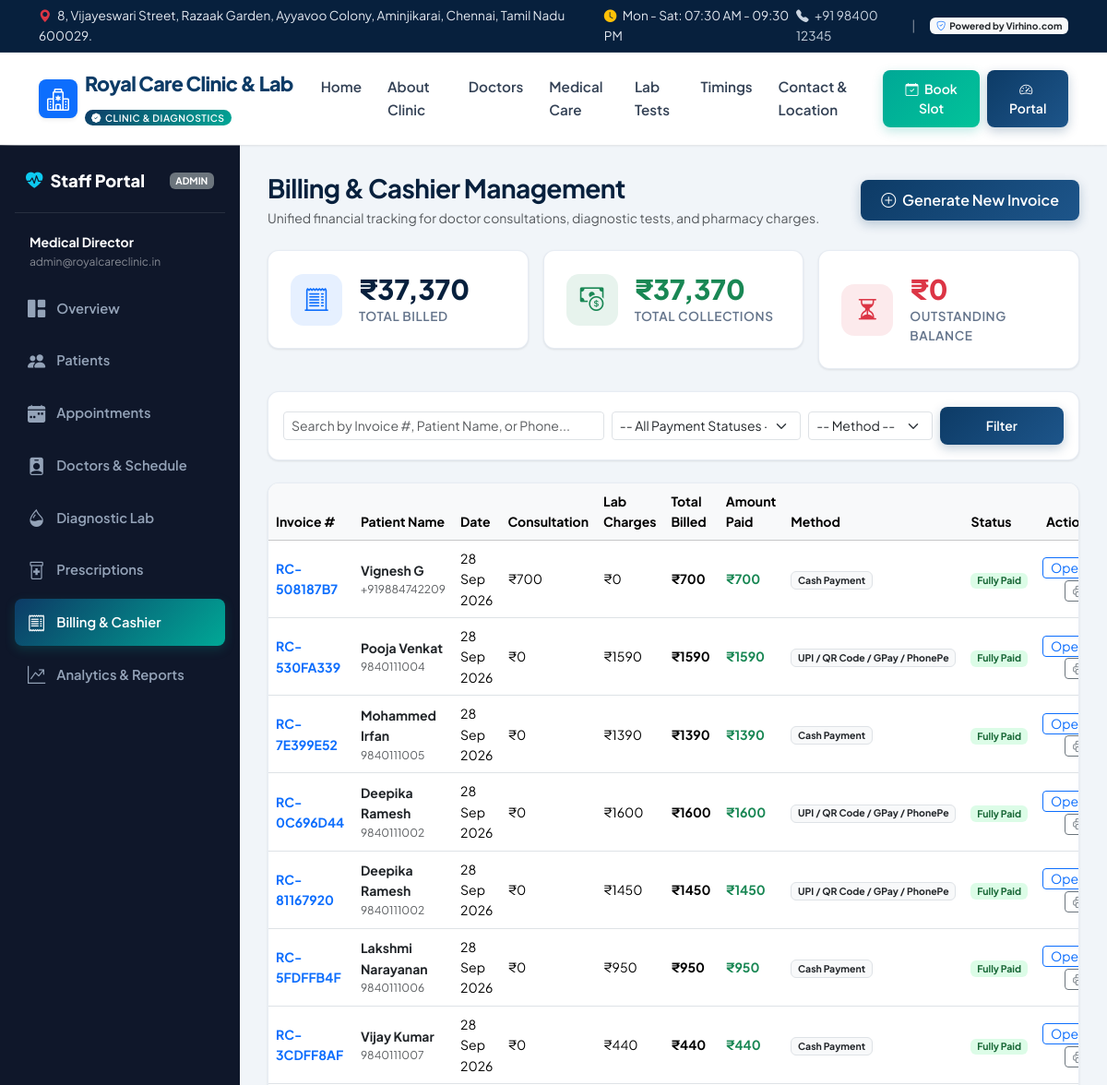
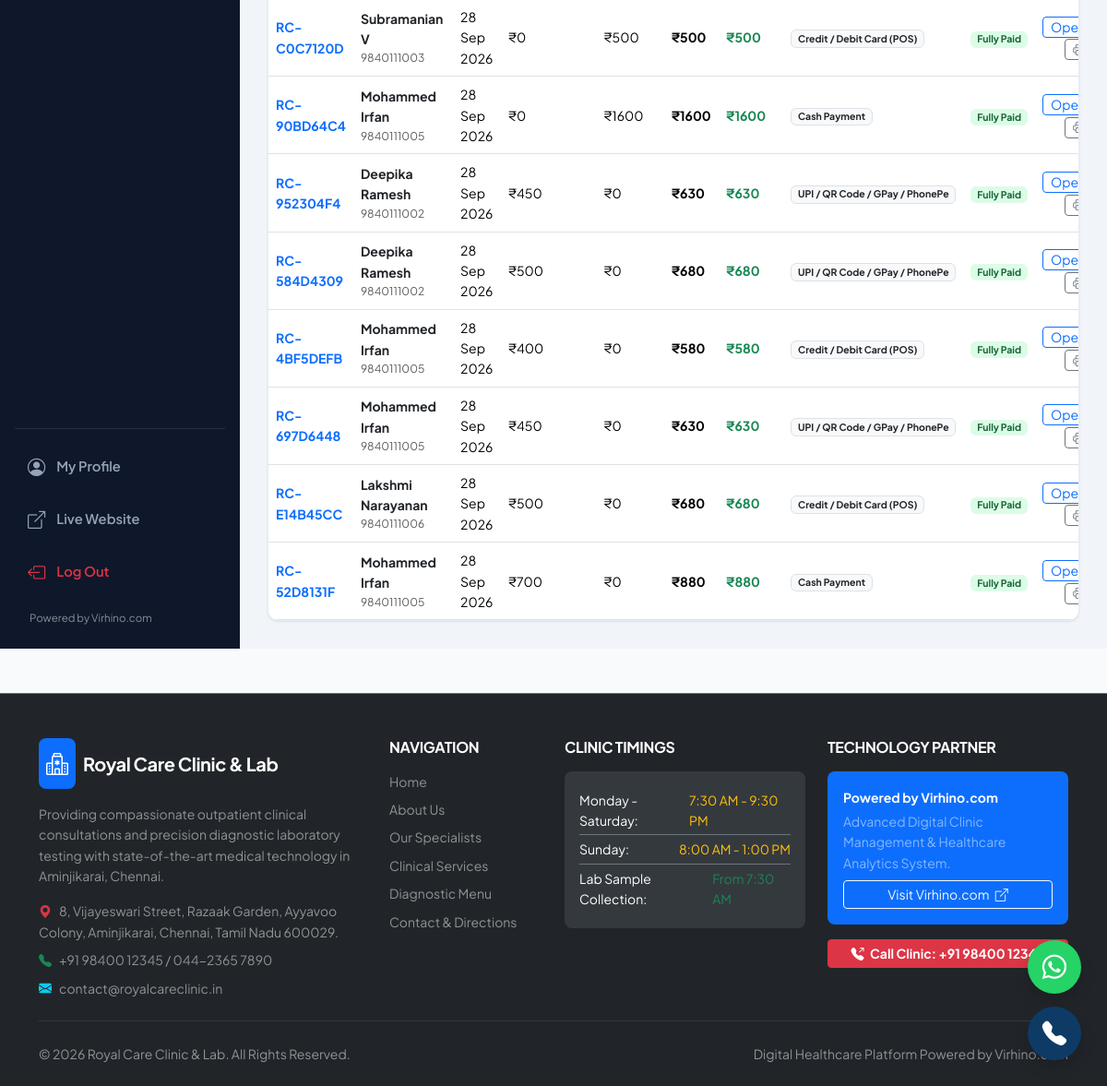
The page /billing/ (signed in) on the database its author committed (2 pictures, top to bottom).
### accounts/models.py (models this page shows, shortened)
class User(AbstractUser):
    ROLE_CHOICES = (
        ('admin', 'Administrator'),
        ('doctor', 'Doctor / Specialist'),
        ('receptionist', 'Receptionist / Front Desk'),
        ('lab_technician', 'Lab Technician / Pathologist'),
        ('patient', 'Patient'),
    )
    role = models.CharField(max_length=20, choices=ROLE_CHOICES, default='receptionist')
    phone = models.CharField(max_length=20, unique=True, null=True, blank=True)
    address = models.TextField(blank=True, null=True)
    avatar = models.ImageField(upload_to='avatars/', blank=True, null=True)
    class Meta:
        ordering = ['username']
        verbose_name = 'User'
        verbose_name_plural = 'Users'
    @property
    def is_staff_member(self):
        return self.role in ['admin', 'doctor', 'receptionist', 'lab_technician'] or self.is_staff

### billing/models.py (models this page shows, shortened)
class Invoice(models.Model):
    PAYMENT_STATUS = (
        ('unpaid', 'Unpaid'),
        ('partial', 'Partially Paid'),
        ('paid', 'Fully Paid'),
        ('refunded', 'Refunded'),
    )
    PAYMENT_METHOD = (
        ('cash', 'Cash Payment'),
        ('upi', 'UPI / QR Code / GPay / PhonePe'),
        ('card', 'Credit / Debit Card (POS)'),
        ('net_banking', 'Net Banking / IMPS / NEFT'),
    )
    invoice_number = models.CharField(max_length=30, unique=True, blank=True, db_index=True)
    patient = models.ForeignKey(Patient, on_delete=models.CASCADE, related_name='invoices')
    appointment = models.OneToOneField(Appointment, on_delete=models.SET_NULL, null=True, blank=True, related_name='invoice')
    lab_order = models.OneToOneField(LabOrder, on_delete=models.SET_NULL, null=True, blank=True, related_name='invoice')
    consultation_charges = models.DecimalField(max_digits=10, decimal_places=2, default=0.00)
    lab_charges = models.DecimalField(max_digits=10, decimal_places=2, default=0.00)
    medicine_charges = models.DecimalField(max_digits=10, decimal_places=2, default=0.00)
    other_charges = models.DecimalField(max_digits=10, decimal_places=2, default=0.00)
    discount_amount = models.DecimalField(max_digits=10, decimal_places=2, default=0.00)
    tax_amount = models.DecimalField(max_digits=10, decimal_places=2, default=0.00)
    total_amount = models.DecimalField(max_digits=10, decimal_places=2, default=0.00)
    paid_amount = models.DecimalField(max_digits=10, decimal_places=2, default=0.00)
    payment_status = models.CharField(max_length=20, choices=PAYMENT_STATUS, default='unpaid', db_index=True)
    payment_method = models.CharField(max_length=20, choices=PAYMENT_METHOD, default='cash')
    transaction_reference = models.CharField(max_length=100, blank=True, help_text='UPI Ref ID / Card Txn ID')
    notes = models.TextField(blank=True)
    created_at = models.DateTimeField(auto_now_add=True, db_index=True)
    updated_at = models.DateTimeField(auto_now=True)
    class Meta:
        ordering = ['-created_at']
        indexes = [
            models.Index(fields=['created_at', 'payment_status']),
            models.Index(fields=['payment_method']),
        ]

### patients/models.py (models this page shows, shortened)
class Patient(models.Model):
    GENDER_CHOICES = (
        ('male', 'Male'),
        ('female', 'Female'),
        ('other', 'Other'),
    )
    BLOOD_GROUP_CHOICES = (
        ('A+', 'A+'), ('A-', 'A-'),
        ('B+', 'B+'), ('B-', 'B-'),
        ('O+', 'O+'), ('O-', 'O-'),
        ('AB+', 'AB+'), ('AB-', 'AB-'),
        ('Unknown', 'Unknown'),
    )
    first_name = models.CharField(max_length=100)
    last_name = models.CharField(max_length=100, blank=True)
    phone = models.CharField(max_length=20, unique=True, db_index=True)
    email = models.EmailField(blank=True, null=True)
    date_of_birth = models.DateField(null=True, blank=True)
    gender = models.CharField(max_length=10, choices=GENDER_CHOICES, default='other')
    blood_group = models.CharField(max_length=10, choices=BLOOD_GROUP_CHOICES, default='Unknown')
    address = models.TextField(blank=True)
    emergency_contact = models.CharField(max_length=100, blank=True, help_text='Name & Phone')
    allergies = models.TextField(blank=True, help_text='Known drug/food allergies')
    medical_history = models.TextField(blank=True, help_text='Past illnesses, chronic conditions, surgeries')
    created_at = models.DateTimeField(auto_now_add=True, db_index=True)
    updated_at = models.DateTimeField(auto_now=True)
    class Meta:
        ordering = ['-created_at']
        indexes = [
            models.Index(fields=['phone']),
            models.Index(fields=['first_name', 'last_name']),
            models.Index(fields=['created_at']),
        ]
    @property
    def full_name(self):
        return f"{self.first_name} {self.last_name}".strip()

### billing/views.py (the view, shortened to what this page needs)
# urls.py: path('', views.invoice_list, name='invoice_list'),
@login_required
@staff_required
def invoice_list(request):
    status_filter = request.GET.get('status', '')
    method_filter = request.GET.get('method', '')
    search = request.GET.get('search', '').strip()
    invoices = Invoice.objects.select_related('patient', 'appointment', 'lab_order').all()
    if status_filter:
        invoices = invoices.filter(payment_status=status_filter)
    if method_filter:
        invoices = invoices.filter(payment_method=method_filter)
    total_billed = invoices.aggregate(total=Sum('total_amount'))['total'] or 0
    total_collected = invoices.aggregate(total=Sum('paid_amount'))['total'] or 0
    total_outstanding = max(0, total_billed - total_collected)
    paginator = Paginator(invoices, 15)
    page = request.GET.get('page')
    invoices_page = paginator.get_page(page)
    return render(request, 'billing/list.html', {
        'invoices': invoices_page,
        'status_filter': status_filter,
        'method_filter': method_filter,
        'search': search,
        'total_billed': total_billed,
        'total_collected': total_collected,
        'total_outstanding': total_outstanding,
    })

### templates/billing/list.html (shortened to what this page needs)
{% extends 'dashboard_base.html' %}
{% load humanize %}
{% block dashboard_content %}
<div class="d-flex flex-column flex-md-row justify-content-between align-items-md-center gap-3 mb-4">
  <div>
    <h3 class="fw-bold mb-1">Billing & Cashier Management</h3>
    <p class="text-muted small mb-0">Unified financial tracking for doctor consultations, diagnostic tests, and pharmacy charges.</p>
  </div>
  <div>
    <a href="{% url 'invoice_create' %}" class="btn btn-primary-custom">
      <i class="bi bi-plus-circle me-1"></i> Generate New Invoice
    </a>
  </div>
</div>
<div class="row g-3 mb-4">
  <div class="col-md-4">
    <div class="stat-card">
      <div class="stat-icon-wrapper bg-primary bg-opacity-10 text-primary">
        <i class="bi bi-receipt-cutoff"></i>
      </div>
      <div>
        <div class="stat-value">₹{{ total_billed|floatformat:0|intcomma }}</div>
        <div class="stat-label">Total Billed</div>
      </div>
    </div>
  </div>
  <div class="col-md-4">
    <div class="stat-card">
      <div class="stat-icon-wrapper bg-success bg-opacity-10 text-success">
        <i class="bi bi-cash-coin"></i>
      </div>
      <div>
        <div class="stat-value text-success">₹{{ total_collected|floatformat:0|intcomma }}</div>
        <div class="stat-label">Total Collections</div>
      </div>
    </div>
  </div>
  <div class="col-md-4">
    <div class="stat-card">
      <div class="stat-icon-wrapper bg-danger bg-opacity-10 text-danger">
        <i class="bi bi-hourglass-split"></i>
      </div>
      <div>
        <div class="stat-value text-danger">₹{{ total_outstanding|floatformat:0|intcomma }}</div>
        <div class="stat-label">Outstanding Balance</div>
      </div>
    </div>
  </div>
</div>
<div class="card card-custom p-3 mb-4">
  <form method="GET" class="row g-2 align-items-center">
    <div class="col-md-5">
      <input type="text" name="search" class="form-control form-control-sm" placeholder="Search by Invoice #, Patient Name, or Phone..." value="{{ search }}">
    </div>
    <div class="col-md-3">
      <select name="status" class="form-select form-select-sm">
        <option value="">-- All Payment Statuses --</option>
      </select>
    </div>
    <div class="col-md-2">
      <select name="method" class="form-select form-select-sm">
        <option value="">-- Method --</option>
      </select>
    </div>
    <div class="col-md-2 d-flex gap-2">
      <button type="submit" class="btn btn-primary-custom btn-sm w-100">Filter</button>
    </div>
  </form>
</div>
<div class="card card-custom overflow-hidden">
  <div class="table-responsive">
    <table class="table table-hover align-middle mb-0 small">
      <thead class="table-light">
        <tr>
          <th>Invoice #</th>
          <th>Patient Name</th>
          <th>Date</th>
          <th>Consultation</th>
          <th>Lab Charges</th>
          <th>Total Billed</th>
          <th>Amount Paid</th>
          <th>Method</th>
          <th>Status</th>
          <th class="text-end">Actions</th>
        </tr>
      </thead>
      <tbody>
        {% for inv in invoices %}
          <tr>
            <td>
              <a href="{% url 'invoice_detail' inv.pk %}" class="fw-bold text-primary text-decoration-none">
                {{ inv.invoice_number }}
              </a>
            </td>
            <td>
              <a href="{% url 'patient_detail' inv.patient.pk %}" class="fw-bold text-dark text-decoration-none">
                {{ inv.patient.full_name }}
              </a>
              <div class="text-muted" style="font-size: 0.75rem;">{{ inv.patient.phone }}</div>
            </td>
            <td>{{ inv.created_at|date:"d M Y" }}</td>
            <td>₹{{ inv.consultation_charges|floatformat:0 }}</td>
            <td>₹{{ inv.lab_charges|floatformat:0 }}</td>
            <td class="fw-bold">₹{{ inv.total_amount|floatformat:0 }}</td>
            <td class="fw-bold text-success">₹{{ inv.paid_amount|floatformat:0 }}</td>
            <td><span class="badge bg-light text-dark border">{{ inv.get_payment_method_display }}</span></td>
            <td>
              <span class="badge badge-{{ inv.payment_status }}">{{ inv.get_payment_status_display }}</span>
            </td>
            <td class="text-end">
              <a href="{% url 'invoice_detail' inv.pk %}" class="btn btn-sm btn-outline-primary py-0 px-2">Open</a>
              <a href="{% url 'invoice_print' inv.pk %}" target="_blank" class="btn btn-sm btn-outline-secondary py-0 px-2" title="Print Invoice">
                <i class="bi bi-printer"></i>
              </a>
            </td>
          </tr>
        {% empty %}
          <tr>
            <td colspan="10" class="text-center text-muted py-5">No invoices found matching your filters.</td>
          </tr>
        {% endfor %}
      </tbody>
    </table>
  </div>
</div>
{% endblock %}

### templates/dashboard_base.html
{% extends 'base.html' %}
{% load static %}
{% block content %}
<div class="dashboard-layout">
  <aside class="sidebar no-print">
    <div>
      <div class="sidebar-brand d-flex align-items-center justify-content-between">
        <div class="d-flex align-items-center gap-2">
          <i class="bi bi-heart-pulse-fill text-info"></i>
          <span>Staff Portal</span>
        </div>
        <span class="badge bg-secondary text-uppercase" style="font-size: 0.65rem;">{{ user.role }}</span>
      </div>
      <div class="px-3 mb-3 text-white-50 small">
        <div class="fw-bold text-white">{{ user.get_full_name|default:user.username }}</div>
        <div style="font-size: 0.75rem;">{{ user.email }}</div>
      </div>
      <ul class="sidebar-nav">
        <li>
          <a href="{% url 'dashboard' %}" class="sidebar-link {% if request.resolver_match.url_name == 'dashboard' %}active{% endif %}">
            <i class="bi bi-grid-1x2-fill"></i>
            <span>Overview</span>
          </a>
        </li>
        <li>
          <a href="{% url 'patient_list' %}" class="sidebar-link {% if 'patient' in request.resolver_match.url_name %}active{% endif %}">
            <i class="bi bi-people-fill"></i>
            <span>Patients</span>
          </a>
        </li>
        <li>
          <a href="{% url 'appointment_list' %}" class="sidebar-link {% if 'appointment' in request.resolver_match.url_name %}active{% endif %}">
            <i class="bi bi-calendar-week-fill"></i>
            <span>Appointments</span>
          </a>
        </li>
        <li>
          <a href="{% url 'doctor_list' %}" class="sidebar-link {% if 'doctor' in request.resolver_match.url_name %}active{% endif %}">
            <i class="bi bi-person-badge-fill"></i>
            <span>Doctors & Schedule</span>
          </a>
        </li>
        <li>
          <a href="{% url 'lab_dashboard' %}" class="sidebar-link {% if 'lab' in request.resolver_match.url_name %}active{% endif %}">
            <i class="bi bi-droplet-half"></i>
            <span>Diagnostic Lab</span>
          </a>
        </li>
        <li>
          <a href="{% url 'prescription_list' %}" class="sidebar-link {% if 'prescription' in request.resolver_match.url_name %}active{% endif %}">
            <i class="bi bi-prescription2"></i>
            <span>Prescriptions</span>
          </a>
        </li>
        <li>
          <a href="{% url 'invoice_list' %}" class="sidebar-link {% if 'invoice' in request.resolver_match.url_name %}active{% endif %}">
            <i class="bi bi-receipt"></i>
            <span>Billing & Cashier</span>
          </a>
        </li>
        <li>
          <a href="{% url 'analytics_dashboard' %}" class="sidebar-link {% if 'analytics' in request.resolver_match.url_name or 'report' in request.resolver_match.url_name %}active{% endif %}">
            <i class="bi bi-graph-up-arrow"></i>
            <span>Analytics & Reports</span>
          </a>
        </li>
      </ul>
    </div>
    <div class="pt-3 border-top border-secondary border-opacity-25">
      <ul class="sidebar-nav">
        <li>
          <a href="{% url 'profile' %}" class="sidebar-link {% if request.resolver_match.url_name == 'profile' %}active{% endif %}">
            <i class="bi bi-person-circle"></i>
            <span>My Profile</span>
          </a>
        </li>
        <li>
          <a href="{% url 'home' %}" class="sidebar-link" target="_blank">
            <i class="bi bi-box-arrow-up-right"></i>
            <span>Live Website</span>
          </a>
        </li>
        <li>
          <a href="{% url 'logout' %}" class="sidebar-link text-danger">
            <i class="bi bi-box-arrow-left"></i>
            <span>Log Out</span>
          </a>
        </li>
      </ul>
      <div class="mt-3 px-3 small text-white-50" style="font-size: 0.72rem;">
        {{ CLINIC.BRAND }}
      </div>
    </div>
  </aside>
  <main class="main-content">
    {% block dashboard_content %}{% endblock %}
  </main>
</div>
{% endblock %}

### rows shown on the page
User: role "ADMIN", get_full_name "Medical Director", email "admin@royalcareclinic.in"
Invoice: invoice_number "RC-508187B7", patient.full_name "Vignesh G", patient.phone "+919884742209", created_at "28 Sep 2026", consultation_charges "700", lab_charges "0", total_amount "700", paid_amount "700", payment_method "Cash Payment", payment_status "Fully Paid"
Invoice: invoice_number "RC-530FA339", patient.full_name "Pooja Venkat", patient.phone "9840111004", created_at "28 Sep 2026", consultation_charges "0", lab_charges "1590", total_amount "1590", paid_amount "1590", payment_method "UPI / QR Code / GPay / PhonePe", payment_status "Fully Paid"
Invoice: invoice_number "RC-7E399E52", patient.full_name "Mohammed Irfan", patient.phone "9840111005", created_at "28 Sep 2026", consultation_charges "0", lab_charges "1390", total_amount "1390", paid_amount "1390", payment_method "Cash Payment", payment_status "Fully Paid"
Invoice: invoice_number "RC-0C696D44", patient.full_name "Deepika Ramesh", patient.phone "9840111002", created_at "28 Sep 2026", consultation_charges "0", lab_charges "1600", total_amount "1600", paid_amount "1600", payment_method "UPI / QR Code / GPay / PhonePe", payment_status "Fully Paid"
Invoice: invoice_number "RC-81167920", patient.full_name "Deepika Ramesh", patient.phone "9840111002", created_at "28 Sep 2026", consultation_charges "0", lab_charges "1450", total_amount "1450", paid_amount "1450", payment_method "UPI / QR Code / GPay / PhonePe", payment_status "Fully Paid"
Invoice: invoice_number "RC-5FDFFB4F", patient.full_name "Lakshmi Narayanan", patient.phone "9840111006", created_at "28 Sep 2026", consultation_charges "0", lab_charges "950", total_amount "950", paid_amount "950", payment_method "Cash Payment", payment_status "Fully Paid"
Invoice: invoice_number "RC-3CDFF8AF", patient.full_name "Vijay Kumar", patient.phone "9840111007", created_at "28 Sep 2026", consultation_charges "0", lab_charges "440", total_amount "440", paid_amount "440", payment_method "Cash Payment", payment_status "Fully Paid"
Invoice: invoice_number "RC-C0C7120D", patient.full_name "Subramanian V", patient.phone "9840111003", created_at "28 Sep 2026", consultation_charges "0", lab_charges "500", total_amount "500", paid_amount "500", payment_method "Credit / Debit Card (POS)", payment_status "Fully Paid"
Invoice: invoice_number "RC-90BD64C4", patient.full_name "Mohammed Irfan", patient.phone "9840111005", created_at "28 Sep 2026", consultation_charges "0", lab_charges "1600", total_amount "1600", paid_amount "1600", payment_method "Cash Payment", payment_status "Fully Paid"
Invoice: invoice_number "RC-952304F4", patient.full_name "Deepika Ramesh", patient.phone "9840111002", created_at "28 Sep 2026", consultation_charges "450", lab_charges "0", total_amount "630", paid_amount "630", payment_method "UPI / QR Code / GPay / PhonePe", payment_status "Fully Paid"
Invoice: invoice_number "RC-584D4309", patient.full_name "Deepika Ramesh", patient.phone "9840111002", created_at "28 Sep 2026", consultation_charges "500", lab_charges "0", total_amount "680", paid_amount "680", payment_method "UPI / QR Code / GPay / PhonePe", payment_status "Fully Paid"
Invoice: invoice_number "RC-4BF5DEFB", patient.full_name "Mohammed Irfan", patient.phone "9840111005", created_at "28 Sep 2026", consultation_charges "400", lab_charges "0", total_amount "580", paid_amount "580", payment_method "Credit / Debit Card (POS)", payment_status "Fully Paid"
Invoice: invoice_number "RC-697D6448", patient.full_name "Mohammed Irfan", patient.phone "9840111005", created_at "28 Sep 2026", consultation_charges "450", lab_charges "0", total_amount "630", paid_amount "630", payment_method "UPI / QR Code / GPay / PhonePe", payment_status "Fully Paid"
Invoice: invoice_number "RC-E14B45CC", patient.full_name "Lakshmi Narayanan", patient.phone "9840111006", created_at "28 Sep 2026", consultation_charges "500", lab_charges "0", total_amount "680", paid_amount "680", payment_method "Credit / Debit Card (POS)", payment_status "Fully Paid"
Invoice: invoice_number "RC-52D8131F", patient.full_name "Mohammed Irfan", patient.phone "9840111005", created_at "28 Sep 2026", consultation_charges "700", lab_charges "0", total_amount "880", paid_amount "880", payment_method "Cash Payment", payment_status "Fully Paid"

### other values the page prints
{{ CLINIC.ADDRESS }} "8, Vijayeswari Street, Razaak Garden, Ayyavoo Colony, Aminjikarai, Chennai, Tamil Nadu 600029."
{{ CLINIC.HOURS_WEEKDAY }} "Mon - Sat: 07:30 AM - 09:30 PM"
{{ CLINIC.PHONE }} "+91 98400 12345"
{{ CLINIC.BRAND }} "Powered by Virhino.com"
{{ CLINIC.NAME }} "Royal Care Clinic & Lab"
{{ total_billed|floatformat:0|intcomma }} "37,370"
{{ total_collected|floatformat:0|intcomma }} "37,370"
{{ total_outstanding|floatformat:0|intcomma }} "0"
{{ CLINIC.LANDLINE }} "044-2365 7890"
{{ CLINIC.EMAIL }} "contact@royalcareclinic.in"
